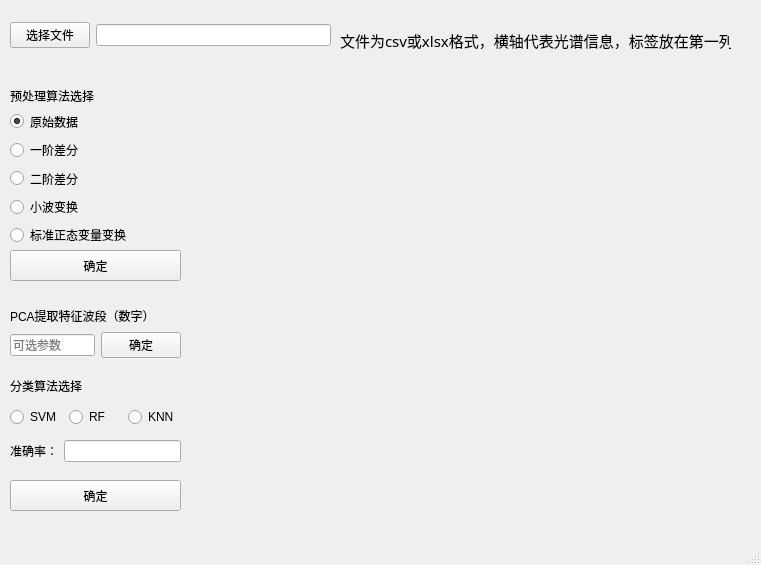
<?xml version="1.0" encoding="UTF-8"?>
<ui version="4.0">
 <class>MainWindow</class>
 <widget class="QMainWindow" name="MainWindow">
  <property name="geometry">
   <rect>
    <x>0</x>
    <y>0</y>
    <width>761</width>
    <height>565</height>
   </rect>
  </property>
  <property name="windowTitle">
   <string>光谱处理软件</string>
  </property>
  <widget class="QWidget" name="centralwidget">
   <widget class="QWidget" name="horizontalLayoutWidget">
    <property name="geometry">
     <rect>
      <x>10</x>
      <y>10</y>
      <width>321</width>
      <height>51</height>
     </rect>
    </property>
    <layout class="QHBoxLayout" name="horizontalLayout">
     <item>
      <widget class="QPushButton" name="pushButton_file">
       <property name="text">
        <string>选择文件</string>
       </property>
      </widget>
     </item>
     <item>
      <widget class="QLineEdit" name="lineEdit"/>
     </item>
    </layout>
   </widget>
   <widget class="QWidget" name="gridLayoutWidget">
    <property name="geometry">
     <rect>
      <x>10</x>
      <y>110</y>
      <width>169</width>
      <height>136</height>
     </rect>
    </property>
    <layout class="QGridLayout" name="gridLayout">
     <item row="2" column="0">
      <widget class="QRadioButton" name="radioButton_4">
       <property name="text">
        <string>二阶差分</string>
       </property>
      </widget>
     </item>
     <item row="0" column="0">
      <widget class="QRadioButton" name="radioButton">
       <property name="text">
        <string>原始数据</string>
       </property>
       <property name="checked">
        <bool>true</bool>
       </property>
      </widget>
     </item>
     <item row="1" column="0">
      <widget class="QRadioButton" name="radioButton_3">
       <property name="text">
        <string>一阶差分</string>
       </property>
      </widget>
     </item>
     <item row="4" column="0">
      <widget class="QRadioButton" name="radioButton_2">
       <property name="text">
        <string>标准正态变量变换</string>
       </property>
      </widget>
     </item>
     <item row="3" column="0">
      <widget class="QRadioButton" name="radioButton_5">
       <property name="text">
        <string>小波变换</string>
       </property>
      </widget>
     </item>
    </layout>
   </widget>
   <widget class="QWidget" name="gridLayoutWidget_2">
    <property name="geometry">
     <rect>
      <x>10</x>
      <y>400</y>
      <width>171</width>
      <height>71</height>
     </rect>
    </property>
    <layout class="QGridLayout" name="gridLayout_2">
     <item row="2" column="0">
      <widget class="QRadioButton" name="radioButton_7">
       <property name="text">
        <string>SVM</string>
       </property>
      </widget>
     </item>
     <item row="2" column="2">
      <widget class="QRadioButton" name="radioButton_6">
       <property name="text">
        <string>KNN</string>
       </property>
      </widget>
     </item>
     <item row="5" column="0" colspan="3">
      <layout class="QHBoxLayout" name="horizontalLayout_2">
       <item>
        <widget class="QLabel" name="label">
         <property name="text">
          <string>准确率：</string>
         </property>
        </widget>
       </item>
       <item>
        <widget class="QLineEdit" name="lineEdit_2"/>
       </item>
      </layout>
     </item>
     <item row="2" column="1">
      <widget class="QRadioButton" name="radioButton_8">
       <property name="text">
        <string>RF</string>
       </property>
      </widget>
     </item>
    </layout>
   </widget>
   <widget class="QWidget" name="gridLayoutWidget_3">
    <property name="geometry">
     <rect>
      <x>200</x>
      <y>90</y>
      <width>541</width>
      <height>431</height>
     </rect>
    </property>
    <layout class="QGridLayout" name="gridLayout_3"/>
   </widget>
   <widget class="QLabel" name="label_2">
    <property name="geometry">
     <rect>
      <x>10</x>
      <y>370</y>
      <width>101</width>
      <height>31</height>
     </rect>
    </property>
    <property name="text">
     <string>分类算法选择</string>
    </property>
   </widget>
   <widget class="QLabel" name="label_3">
    <property name="geometry">
     <rect>
      <x>10</x>
      <y>80</y>
      <width>141</width>
      <height>31</height>
     </rect>
    </property>
    <property name="text">
     <string>预处理算法选择</string>
    </property>
   </widget>
   <widget class="QLabel" name="label_4">
    <property name="geometry">
     <rect>
      <x>340</x>
      <y>0</y>
      <width>391</width>
      <height>81</height>
     </rect>
    </property>
    <property name="font">
     <font>
      <family>Adobe Heiti Std</family>
      <pointsize>11</pointsize>
     </font>
    </property>
    <property name="text">
     <string>文件为csv或xlsx格式，横轴代表光谱信息，标签放在第一列</string>
    </property>
   </widget>
   <widget class="QPushButton" name="pushButton">
    <property name="geometry">
     <rect>
      <x>10</x>
      <y>250</y>
      <width>171</width>
      <height>31</height>
     </rect>
    </property>
    <property name="text">
     <string>确定</string>
    </property>
   </widget>
   <widget class="QWidget" name="horizontalLayoutWidget_2">
    <property name="geometry">
     <rect>
      <x>10</x>
      <y>330</y>
      <width>171</width>
      <height>31</height>
     </rect>
    </property>
    <layout class="QHBoxLayout" name="horizontalLayout_3">
     <item>
      <widget class="QLineEdit" name="lineEdit_3">
       <property name="text">
        <string/>
       </property>
       <property name="placeholderText">
        <string>可选参数</string>
       </property>
      </widget>
     </item>
     <item>
      <widget class="QPushButton" name="pushButton_3">
       <property name="text">
        <string>确定</string>
       </property>
      </widget>
     </item>
    </layout>
   </widget>
   <widget class="QLabel" name="label_5">
    <property name="geometry">
     <rect>
      <x>10</x>
      <y>300</y>
      <width>141</width>
      <height>31</height>
     </rect>
    </property>
    <property name="frameShape">
     <enum>QFrame::NoFrame</enum>
    </property>
    <property name="text">
     <string>PCA提取特征波段（数字）</string>
    </property>
    <property name="textFormat">
     <enum>Qt::AutoText</enum>
    </property>
   </widget>
   <widget class="QPushButton" name="pushButton_2">
    <property name="geometry">
     <rect>
      <x>10</x>
      <y>480</y>
      <width>171</width>
      <height>31</height>
     </rect>
    </property>
    <property name="text">
     <string>确定</string>
    </property>
   </widget>
  </widget>
  <widget class="QMenuBar" name="menubar">
   <property name="geometry">
    <rect>
     <x>0</x>
     <y>0</y>
     <width>761</width>
     <height>23</height>
    </rect>
   </property>
  </widget>
  <widget class="QStatusBar" name="statusbar"/>
 </widget>
 <resources/>
 <connections/>
</ui>
